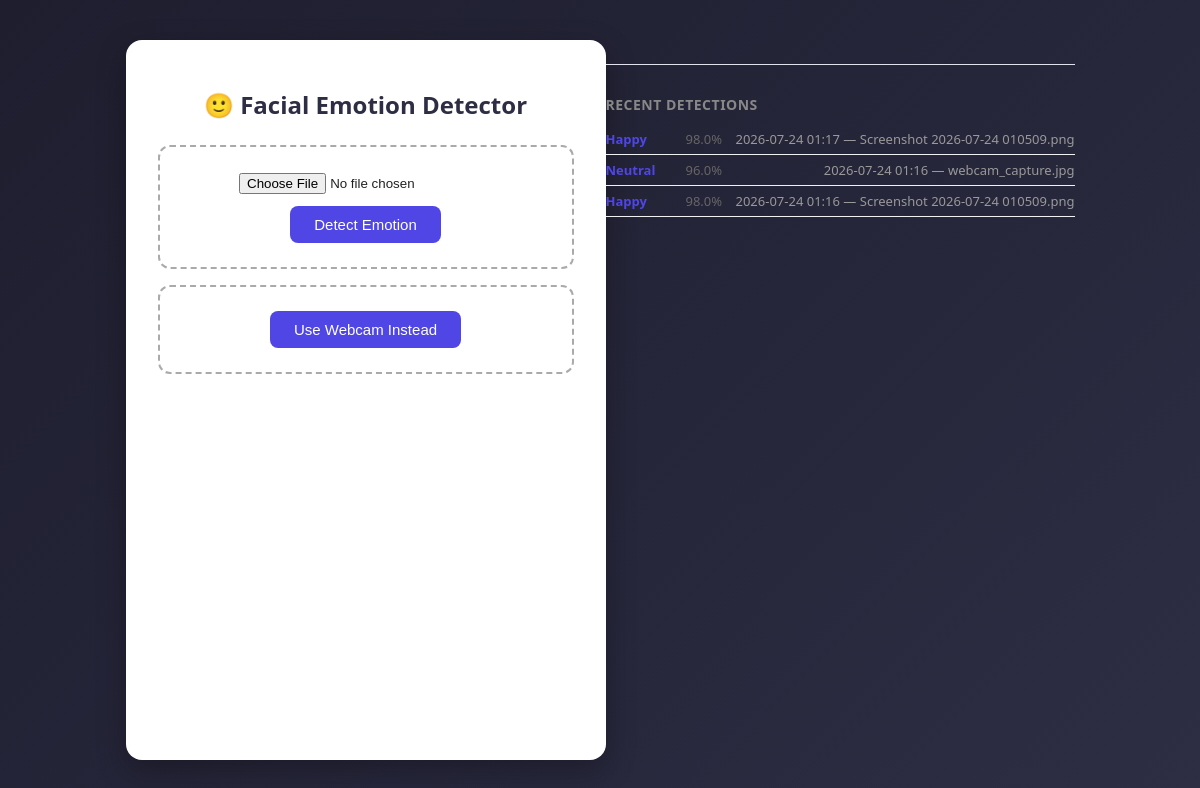
The page / on the database its author committed.
### tables this page shows
CREATE TABLE detections (
            id INTEGER PRIMARY KEY AUTOINCREMENT,
            filename TEXT,
            image_path TEXT,
            top_emotion TEXT,
            confidence TEXT,
            timestamp TEXT
        );

### app.py (the view)
@app.route("/", methods=["GET"])
def index():
    db = get_db()
    history = db.execute(
        "SELECT * FROM detections ORDER BY id DESC LIMIT 20"
    ).fetchall()
    db.close()
    return render_template("index.html", result=None, image_path=None, history=history)

### app.py (called while the page is built)
def get_db():
    db = sqlite3.connect("history.db")
    db.row_factory = sqlite3.Row
    return db

### templates/index.html (shortened to what this page needs)
<!DOCTYPE html>
<html>
<head>
</head>
<body>
    <div class="card">
        <h1>🙂 Facial Emotion Detector</h1>
        <form action="/upload" method="post" enctype="multipart/form-data">
            <div class="upload-box">
                <input type="file" name="image" accept="image/*" required>
                <br>
                <button type="submit">Detect Emotion</button>
            </div>
        </form>
        <div class="upload-box" style="margin-top: 16px;">
            <button type="button" id="startWebcamBtn">Use Webcam Instead</button>
        </div>
    </div>
    {% if history %}
            <div class="history">
                <h3>Recent Detections</h3>
                {% for item in history %}
                    <div class="history-item">
                        <span class="history-emotion">{{ item['top_emotion'] }}</span>
                        <span class="history-confidence">{{ item['confidence'] }}%</span>
                        <span class="history-filename">{{ item['timestamp'] }} — {{ item['filename'] }}</span>
                    </div>
                {% endfor %}
            </div>
        {% endif %}
    </body>
</html>

### templates/index.html (style rules this page uses)
* { box-sizing: border-box; }
body { font-family: 'Segoe UI', Arial, sans-serif; background: linear-gradient(135deg, #1e1e2f, #2d2d44); min-height: 100vh; margin: 0; display: flex; justify-content: center; padding: 40px 20px; color: #eee; }
.card { background: #ffffff; color: #222; border-radius: 16px; padding: 32px; max-width: 480px; width: 100%; box-shadow: 0 10px 30px rgba(0,0,0,0.3); }
h1 { text-align: center; font-size: 24px; margin-bottom: 24px; color: #2d2d44; }
.upload-box { border: 2px dashed #aaa; border-radius: 12px; padding: 24px; text-align: center; margin-bottom: 16px; }
input[type="file"] { margin-bottom: 12px; }
button { background: #4f46e5; color: white; border: none; padding: 10px 24px; border-radius: 8px; font-size: 15px; cursor: pointer; transition: background 0.2s; }
.history { margin-top: 24px; border-top: 1px solid #e2e2ee; padding-top: 16px; }
.history h3 { font-size: 14px; color: #888; text-transform: uppercase; letter-spacing: 0.5px; margin-bottom: 10px; }
.history-item { display: flex; justify-content: space-between; padding: 6px 0; font-size: 13px; border-bottom: 1px solid #f0f0f5; }
.history-emotion { text-transform: capitalize; font-weight: 600; color: #4f46e5; width: 80px; }
.history-confidence { width: 50px; color: #666; }
.history-filename { color: #999; flex: 1; text-align: right; overflow: hidden; text-overflow: ellipsis; white-space: nowrap; }

### rows shown on the page
detections: top_emotion "Happy", confidence "98.0", timestamp "2026-07-24 01:17", filename "Screenshot 2026-07-24 010509.png"
detections: top_emotion "Neutral", confidence "96.0", timestamp "2026-07-24 01:16", filename "webcam_capture.jpg"
detections: top_emotion "Happy", confidence "98.0", timestamp "2026-07-24 01:16", filename "Screenshot 2026-07-24 010509.png"
